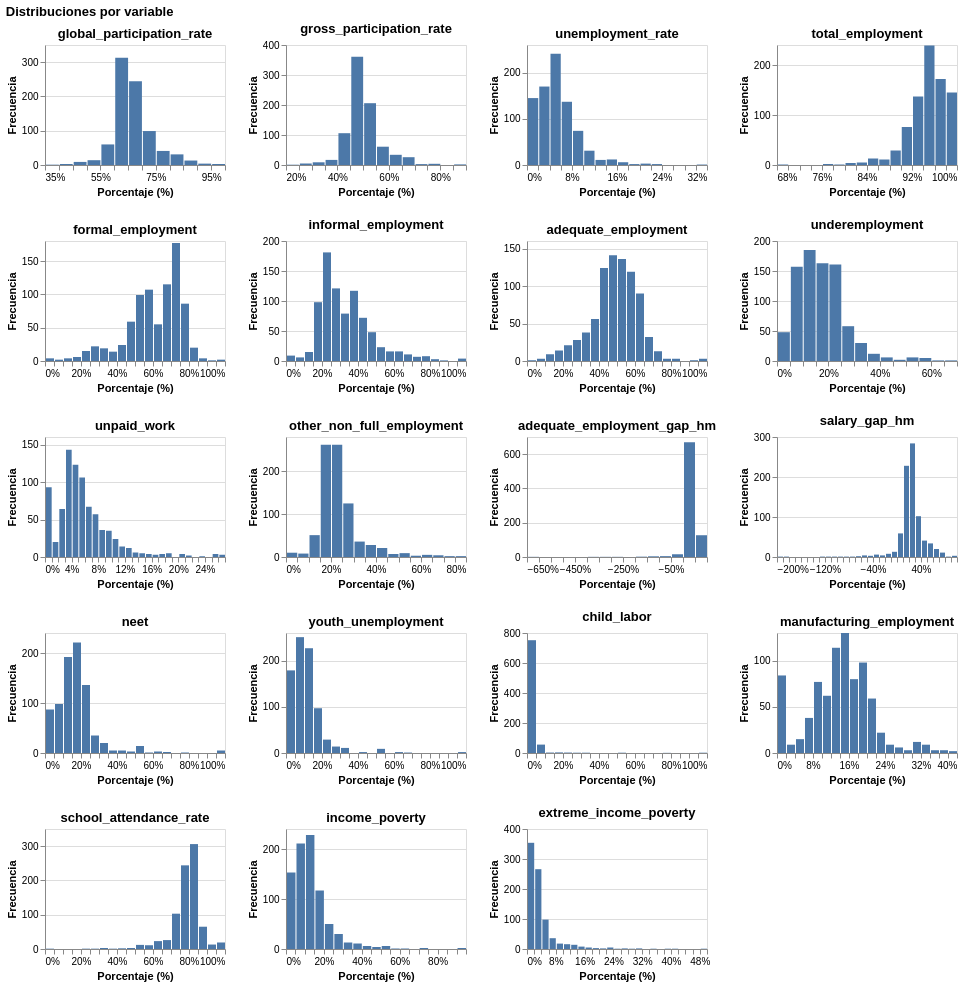

The notebook cell saved with this chart:
### Markdown cell above
As now i have this two column (variable, value) i can do an histogram analysis.
The general histogram graph is saved "graphs" folder inside this repository.

### Code cell
variables = df_long['variable'].unique()
charts = []
for var in variables:
    df_sub = df_long[df_long['variable'] == var]
    chart = alt.Chart(df_sub, title=var).mark_bar().encode(
        x=alt.X(
            'value:Q', 
            bin=alt.Bin(maxbins=30), 
            title='Porcentaje (%)',
            axis=alt.Axis(format='.0f', labelExpr="datum.label + '%'")
        ),
        y=alt.Y('count():Q', title='Frecuencia')
    ).properties(
        width=180, 
        height=120
    )
    
    charts.append(chart)

chart_hist = alt.concat(*charts, columns=4).properties(
    title='Distribuciones por variable'
)

chart_hist.save("graphs/chart_histogram.png")
chart_hist.show()
